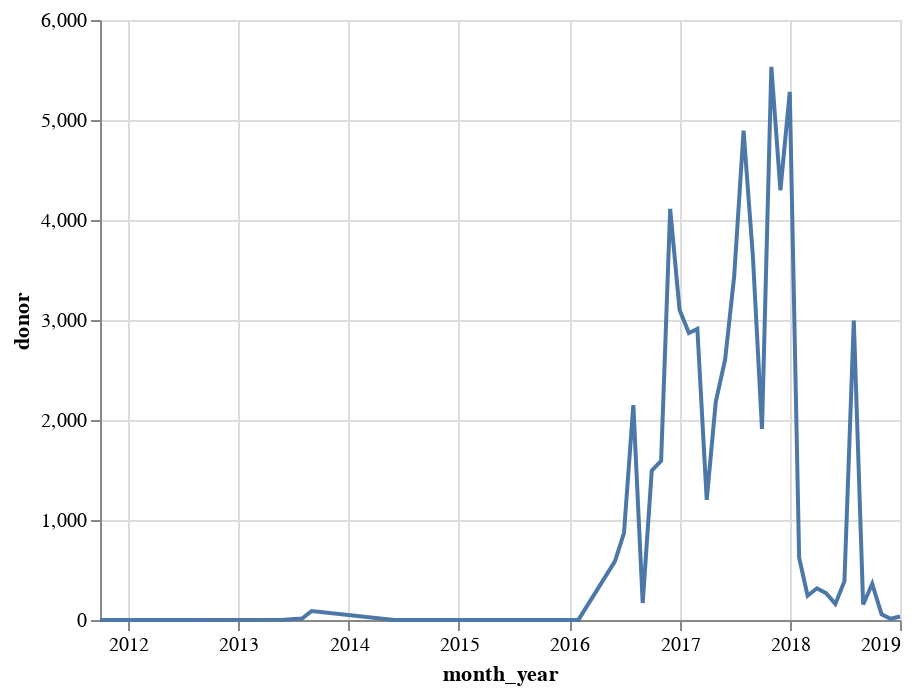

Notebook code cell kept with this figure:
### Code cell
alt.Chart(bpl_scan_counts.astype('str')).mark_line().encode(
    x='month_year:T',
    y='donor:Q'
)

### Figure 1 — Vega-Lite specification as saved in the notebook (floating-point values rounded to 4 significant figures)
{"config": {"view": {"continuousWidth": 400, "continuousHeight": 300}}, "data": {"name": "data-abeed7c3d193dbf2fcc4b95dd4560ac2"}, "mark": "line", "encoding": {"x": {"field": "month_year", "type": "temporal"}, "y": {"field": "donor", "type": "quantitative"}}, "$schema": "https://vega.github.io/schema/vega-lite/v4.17.0.json", "datasets": {"data-abeed7c3d193dbf2fcc4b95dd4560ac2": [{"month_year": "2011-10", "donor": "1", "scandate": "1", "shipping_container": "0"}, {"month_year": "2011-12", "donor": "1", "scandate": "1", "shipping_container": "0"}, {"month_year": "2012-02", "donor": "1", "scandate": "1", "shipping_container": "0"}, {"month_year": "2012-08", "donor": "1", "scandate": "1", "shipping_container": "1"}, {"month_year": "2013-06", "donor": "2", "scandate": "2", "shipping_container": "2"}, {"month_year": "2013-08", "donor": "16", "scandate": "16", "shipping_container": "15"}, {"month_year": "2013-09", "donor": "90", "scandate": "90", "shipping_container": "90"}, {"month_year": "2014-06", "donor": "1", "scandate": "1", "shipping_container": "0"}, {"month_year": "2015-09", "donor": "1", "scandate": "1", "shipping_container": "1"}, {"month_year": "2015-10", "donor": "1", "scandate": "1", "shipping_container": "1"}, {"month_year": "2015-11", "donor": "1", "scandate": "1", "shipping_container": "0"}, {"month_year": "2016-02", "donor": "1", "scandate": "1", "shipping_container": "0"}, {"month_year": "2016-06", "donor": "586", "scandate": "586", "shipping_container": "580"}, {"month_year": "2016-07", "donor": "870", "scandate": "870", "shipping_container": "869"}, {"month_year": "2016-08", "donor": "2149", "scandate": "2149", "shipping_container": "2139"}, {"month_year": "2016-09", "donor": "170", "scandate": "170", "shipping_container": "170"}, {"month_year": "2016-10", "donor": "1495", "scandate": "1495", "shipping_container": "1491"}, {"month_year": "2016-11", "donor": "1591", "scandate": "1591", "shipping_container": "1589"}, {"month_year": "2016-12", "donor": "4111", "scandate": "4111", "shipping_container": "4111"}, {"month_year": "2017-01", "donor": "3102", "scandate": "3102", "shipping_container": "3102"}, {"month_year": "2017-02", "donor": "2870", "scandate": "2870", "shipping_container": "2869"}, {"month_year": "2017-03", "donor": "2911", "scandate": "2911", "shipping_container": "2911"}, {"month_year": "2017-04", "donor": "1202", "scandate": "1202", "shipping_container": "490"}, {"month_year": "2017-05", "donor": "2182", "scandate": "2182", "shipping_container": "29"}, {"month_year": "2017-06", "donor": "2606", "scandate": "2606", "shipping_container": "1924"}, {"month_year": "2017-07", "donor": "3439", "scandate": "3439", "shipping_container": "1270"}, {"month_year": "2017-08", "donor": "4893", "scandate": "4893", "shipping_container": "152"}, {"month_year": "2017-09", "donor": "3631", "scandate": "3631", "shipping_container": "1507"}, {"month_year": "2017-10", "donor": "1911", "scandate": "1911", "shipping_container": "1253"}, {"month_year": "2017-11", "donor": "5532", "scandate": "5532", "shipping_container": "96"}, {"month_year": "2017-12", "donor": "4298", "scandate": "4298", "shipping_container": "12"}, {"month_year": "2018-01", "donor": "5281", "scandate": "5281", "shipping_container": "93"}, {"month_year": "2018-02", "donor": "623", "scandate": "623", "shipping_container": "36"}, {"month_year": "2018-03", "donor": "243", "scandate": "243", "shipping_container": "5"}, {"month_year": "2018-04", "donor": "317", "scandate": "317", "shipping_container": "9"}, {"month_year": "2018-05", "donor": "268", "scandate": "268", "shipping_container": "3"}, {"month_year": "2018-06", "donor": "161", "scandate": "161", "shipping_container": "132"}, {"month_year": "2018-07", "donor": "388", "scandate": "388", "shipping_container": "232"}, {"month_year": "2018-08", "donor": "2995", "scandate": "2995", "shipping_container": "10"}, {"month_year": "2018-09", "donor": "155", "scandate": "155", "shipping_container": "2"}, {"month_year": "2018-10", "donor": "362", "scandate": "362", "shipping_container": "13"}, {"month_year": "2018-11", "donor": "57", "scandate": "57", "shipping_container": "1"}, {"month_year": "2018-12", "donor": "12", "scandate": "12", "shipping_container": "2"}, {"month_year": "2019-01", "donor": "35", "scandate": "35", "shipping_container": "0"}]}}
